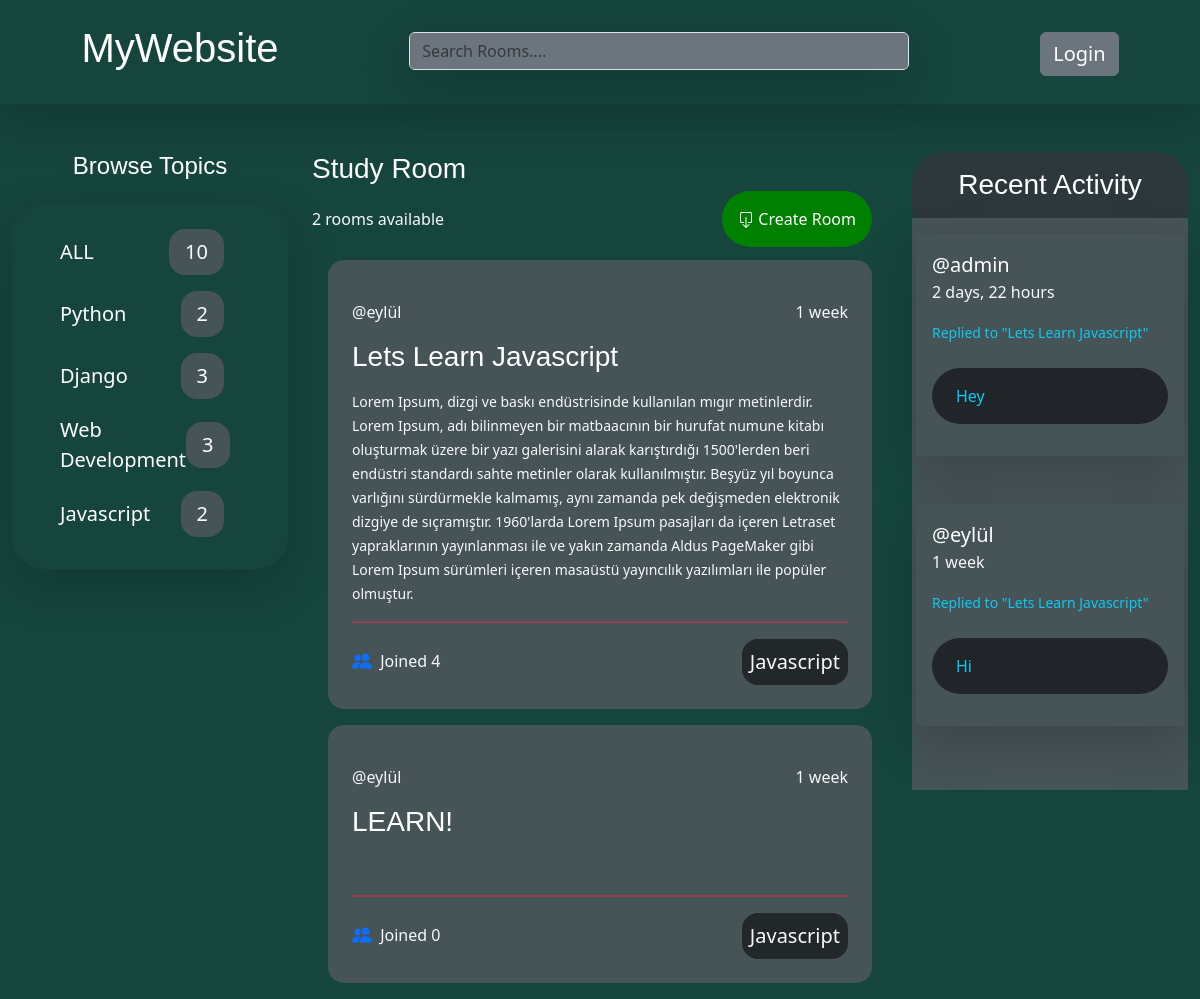
/?q=Javascript, run on the app's committed database.
### base/models.py (models this page shows, shortened)
class Topic(models.Model):
    name = models.CharField(max_length=200)

class Room(models.Model):
    host = models.ForeignKey(User, on_delete=models.SET_NULL, null=True)
    topic = models.ForeignKey(Topic, on_delete=models.SET_NULL, null=True)
    name = models.CharField(max_length=200)
    description = models.TextField(null=True, blank=True)
    participants = models.ManyToManyField(User, related_name='participants',blank=True)
    updated = models.DateTimeField(auto_now=True)
    created = models.DateTimeField(auto_now_add=True)
    class Meta:
        ordering = ['-updated','-created']
    def __str__(self):
        return self.name

class Message(models.Model):
    user = models.ForeignKey(User, on_delete=models.CASCADE)
    room = models.ForeignKey(Room, on_delete=models.CASCADE)
    body = models.TextField()
    updated = models.DateTimeField(auto_now=True)
    created = models.DateTimeField(auto_now_add=True)
    class Meta:
        ordering = ['-updated','-created']

### base/views.py (the view)
# urls.py: path('',views.home,name="home"),
def home(request):
    q = request.GET.get('q') if request.GET.get('q') != None else ''
    all_rooms = Room.objects.all().count()
    rooms = Room.objects.filter(
        Q(topic__name__icontains = q) |
        Q(name__icontains=q) |
        Q(description__icontains=q)
        )
    topics = Topic.objects.all()
    room_messages = Message.objects.filter(Q(room__topic__name__icontains=q))
    context = {
        'rooms':rooms,
        'topics':topics,
        'room_messages':room_messages,
        'all_rooms':all_rooms
               }
    return render(request,'home.html',context)

### templates/home.html
{% extends 'main.html' %}
{% block content %}
    <div class="container-fluid">
        <div class="row ">
            <div class="col-3">
               {% include 'topics_component.html' %}
            </div>
            <div class="col-6">
                <h3>Study Room</h3>
                {% include 'feed_component.html' %}
            </div>
            <div class="col-3">
                {% include 'activity_component.html' %}
            </div>
        </div>
    </div>
{% endblock %}

### templates/topics_component.html (shortened to what this page needs)
<!DOCTYPE html>
<html lang="en">
<head>
</head>
<body>
    <h4 class="text-center mb-4 ">Browse Topics</h4>
    <div class="shadow-lg p-3 mb-5  rounded pt-4 rounded-5 ">
        <ul class="">
            <li class="" style=" list-style-type:none;">
                <a href="{% url 'home' %}" class="d-flex justify-content-between align-items-center fs-5">ALL <span id="span_count" class="text-center me-5 px-3 py-2 rounded-4">{{all_rooms}}</span></a>
            </li>
        </ul>
        {% for topic in topics %}
        <ul>
            <li  style=" list-style-type:none;">
                <a href="{% url 'home' %}?q={{topic.name}}" class="d-flex justify-content-between align-items-center fs-5 mt-3">{{topic.name}} <span id="span_count"  class="text-center me-5 px-3 py-2 rounded-4">{{topic.room_set.all.count}}</span></a>
            </li>
        </ul>
        {% endfor %}
    </div>
</body>
</html>

### templates/feed_component.html (shortened to what this page needs)
        <div class="w-100 d-flex justify-content-between mb-3 align-items-center " style="height: 50px;">
            <p class="text-light text-center mt-3">{{rooms.all.count}} rooms available</p>
            <a href="{% url 'create-room'%}" style="background-color: green;" class="p-3  rounded-5 me-3">
                 Create Room
            </a>
        </div>
        {% for room in rooms %}
            <div id="rooms" class="p-4 m-3 rounded-4">
                <div class="d-flex justify-content-between align-items-center">
                    <a href="{% url 'user-profile' room.host.id %}" class="fs-6  text-center text-light">@{{room.host.username}}</a>
                    <span class="text-center text-light fs-6">{{room.created|timesince}}</span>
                </div>
                <div class="my-3">
                    <h3><a href="{% url 'room' room.id %}">{{room.name}}</a></h3>
                </div>
                <div>
                    <small class="text-light ">{{room.description}}</small><br>
                </div>
                <hr class="border border-danger border-1 opacity-50">
                <div class="d-flex justify-content-between align-items-center">
                    <span class="text-light">
                        Joined
                      {{room.participants.count}}
                    </span>
                    <span class="fs-5 text-light  p-2 rounded-4" style="background-color: #222729;">{{room.topic.name}}</span>
                </div>
            </div>
        {% endfor %}

### templates/activity_component.html (shortened to what this page needs)
<!DOCTYPE html>
<html lang="en">
<head>
</head>
<body>
        <div style="background-color: #2c383b;" class="p-2 rounded-bottom rounded-5 ">
            <h3 class="text-center mt-2">Recent Activity</h3>
        </div>
        <div style="background-color:#465357;" class=" py-3 ">
                {% for message in room_messages %}
                    <div class="shadow-lg p-3 mb-5 mx-1 mb-3 ">
                        <div>
                            <small class=""><a href="{% url 'user-profile' message.user.id %}" class="fs-5 me-5 mb-3">@{{message.user}}</a><br><p class="text-light fs-6">{{message.created|timesince}}</p></small>
                        </div>
                        <div>
                            <small class="text-info">Replied to "{{message.room}}"</small>
                        </div>
                        <div >
                            <p class="text-info bg-dark p-3 ps-4 mt-4 rounded-5">{{message.body}}</p>
                        </div>
                    </div>
                {% endfor %}
        </div>
</body>
</html>

### static/css/main.css (style rules this page uses)
body { background-color: #222729; }
a { text-decoration: none; color: white; }
h1,h2,h3,h4,h5 { font-family: 'REM', sans-serif; color: white; }
#span_count { background-color: #465357; }
#rooms { background-color:#465357; }

### data on the page
Topic: name "Python", room_set.all.count "2"
Topic: name "Django", room_set.all.count "3"
Topic: name "Web Development", room_set.all.count "3"
Topic: name "Javascript", room_set.all.count "2"
Room: host.username "eylül", created "1 week", name "Lets Learn Javascript", description "Lorem Ipsum, dizgi ve baskı endüstrisinde kullanılan mıgır metinlerdir. Lorem Ipsum, adı bilinmeyen bir matbaacının bir hurufat numune kitabı oluşturmak üzere bir yazı galerisini alarak karıştırdığı 1500'lerden beri endüstri standardı sahte metinler olarak kullanılmıştır. Beşyüz yıl boyunca varlığını sürdürmekle kalmamış, aynı zamanda pek değişmeden elektronik dizgiye de sıçramıştır. 1960'larda Lorem Ipsum pasajları da içeren Letraset yapraklarının yayınlanması ile ve yakın zamanda Aldus PageMaker gibi Lorem Ipsum sürümleri içeren masaüstü yayıncılık yazılımları ile popüler olmuştur.", participants.count "4", topic.name "Javascript"
Room: host.username "eylül", created "1 week", name "LEARN!", participants.count "0", topic.name "Javascript"
Message: user "admin", created "2 days, 22 hours", room "Lets Learn Javascript", body "Hey"
Message: user "eylül", created "1 week", room "Lets Learn Javascript", body "Hi"

### other printed values
{{ all_rooms }} "10"
{{ rooms.all.count }} "2"
